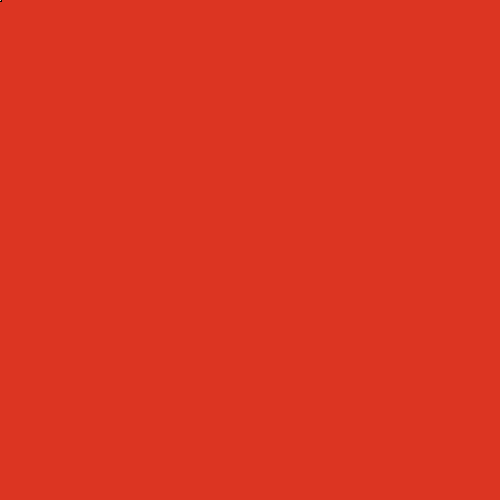
Frame 1 (no input)
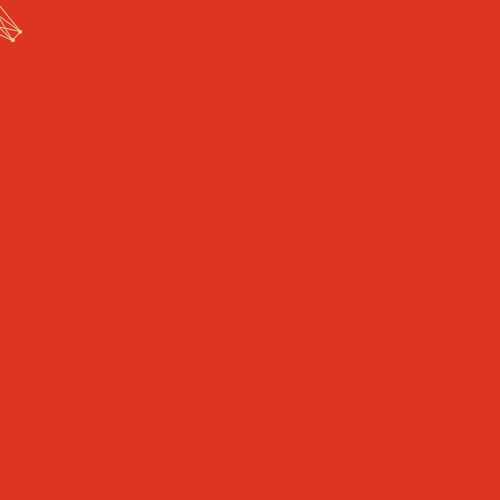
Frame 60 (the mouse pressed at the canvas centre just before this capture)
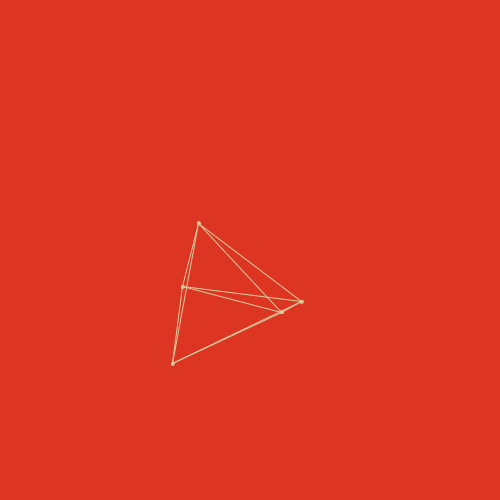
Frame 120 (the mouse held since frame 60 and released just before this capture)

The Processing sketch that drew these frames (run headless with seeded random() and noise(); from frame 60 on, the mouse is pressed at the canvas centre):

// Processing sketch: processing_110851
// ── processing_110851.pde

//Sam Friedlander
//copywrite 9/14/13

float x,y,wd,ht,count;
color red,tan,agrey,bgrey,cgrey;
 float r1,r2,r3,r4,r5;

void setup()
{
  size(500, 500);
  red= color(220,53,34);
  tan= color(217,203,158);
  agrey= color(55,65,64);
  bgrey= color(42,44,43);
  cgrey= color(30,30,32);
  frameRate(60);
  r1 = 0;
  r2 = 0;
  r3 = 0; 
  r4 = 0;
  r5 = 0;
}

void draw()
{
 background(red);
 
 cell(mouseX+x,mouseY+y,pmouseX+x,pmouseY+y);
 
 
 
} 

void cell(float pgen, float pgen2, float pgen3, float pgen4)
{
 
  if (frameCount%6==0){
  r1 = random(30,32);
  r2 = random(10,13);
  r3 = random(25,29);
  r4 = random(35,42);
  r5 = random(20,21);
}
 
 
 fill(tan);
 ellipse(pgen-r1+(pgen3/4),pgen2+r5+(pgen3/6),3,3);
 ellipse(pgen+r2-(pgen3/4),pgen2+r4-(pgen3/4),3,3);
 ellipse(pgen-r3-(pgen3/6),pgen2-r3+(pgen4/4),3,3);
 ellipse(pgen-r4-(pgen4/6),pgen2-r2+(pgen3/2),3,3);
 ellipse(pgen+r5+(pgen3/8),pgen2+r1+(pgen3/12),3,3);
 

 stroke(tan);
 //ellipse 1-2,2-3,3-4,4-5,5-1
 line(pgen-r1+(pgen3/4),pgen2+r5+(pgen3/6),pgen+r2-(pgen3/4),pgen2+r4-(pgen3/4));
 line(pgen+r2-(pgen3/4),pgen2+r4-(pgen3/4),pgen-r3-(pgen3/6),pgen2-r3+(pgen4/4));
 line(pgen-r3-(pgen3/6),pgen2-r3+(pgen4/4),pgen-r4-(pgen4/6),pgen2-r2+(pgen3/2));
 line(pgen-r4-(pgen4/6),pgen2-r2+(pgen3/2),pgen+r5+(pgen3/8),pgen2+r1+(pgen3/12));
 line(pgen+r5+(pgen3/8),pgen2+r1+(pgen3/12),pgen-r1+(pgen3/4),pgen2+r5+(pgen3/6));
 
 //ellipse 1-3,3-5,5-2,2-4,4-1
 line(pgen-r1+(pgen3/4),pgen2+r5+(pgen3/6),pgen-r3-(pgen3/6),pgen2-r3+(pgen4/4));
 line(pgen-r3-(pgen3/6),pgen2-r3+(pgen4/4),pgen+r5+(pgen3/8),pgen2+r1+(pgen3/12));
 line(pgen+r5+(pgen3/8),pgen2+r1+(pgen3/12),pgen+r2-(pgen3/4),pgen2+r4-(pgen3/4));
 line(pgen+r2-(pgen3/4),pgen2+r4-(pgen3/4),pgen-r4-(pgen4/6),pgen2-r2+(pgen3/2));
 line(pgen-r4-(pgen4/6),pgen2-r2+(pgen3/2),pgen-r1+(pgen3/4),pgen2+r5+(pgen3/6));
}

void keyPressed()
{
  if (key == CODED)
  {

    if (keyCode == RIGHT)
    {
      x+=4;
    } 


    if (keyCode == LEFT)
    {
      x-=4;
    }

    if (keyCode == UP)
    {
      y-=4;
    }

    if (keyCode == DOWN)
    {
      y+=4;
    }
  }
}
